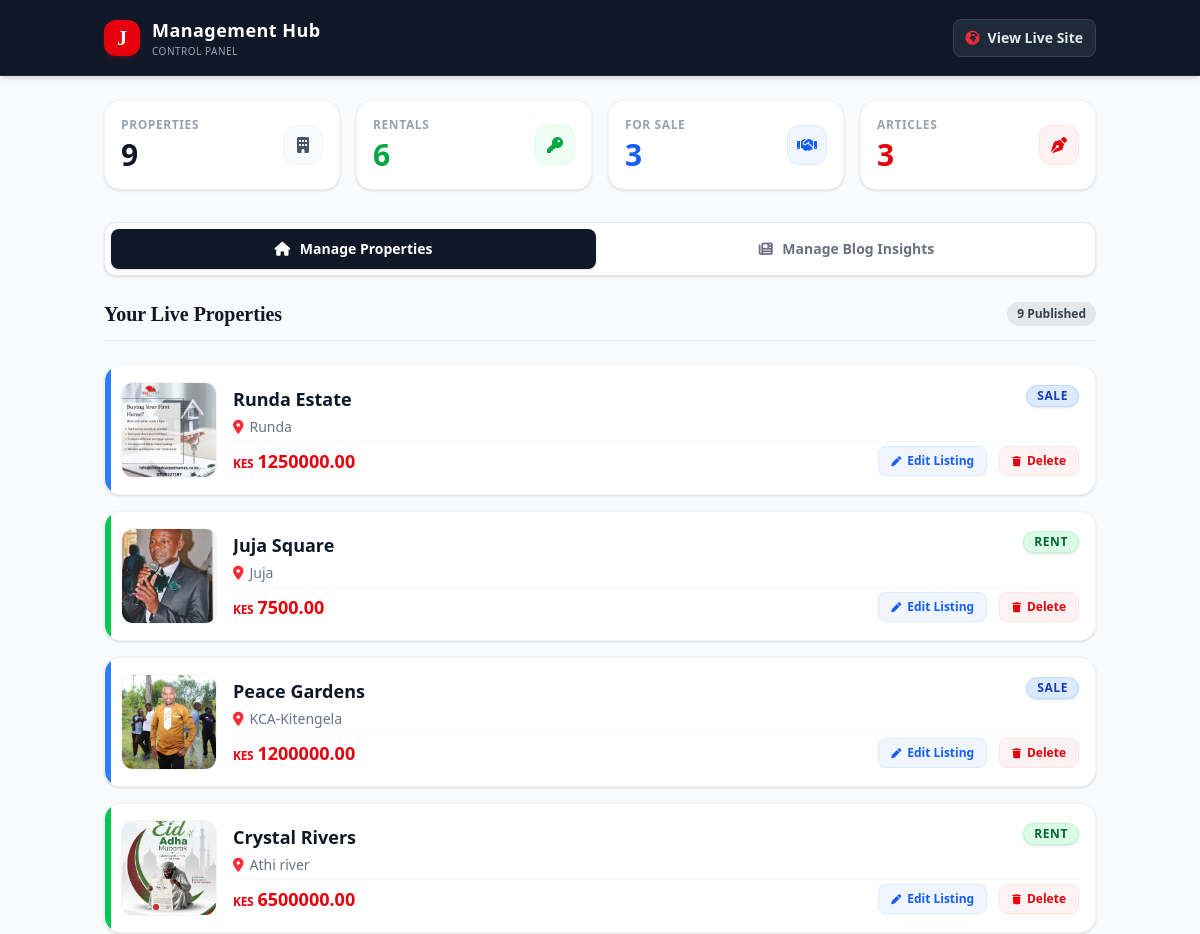
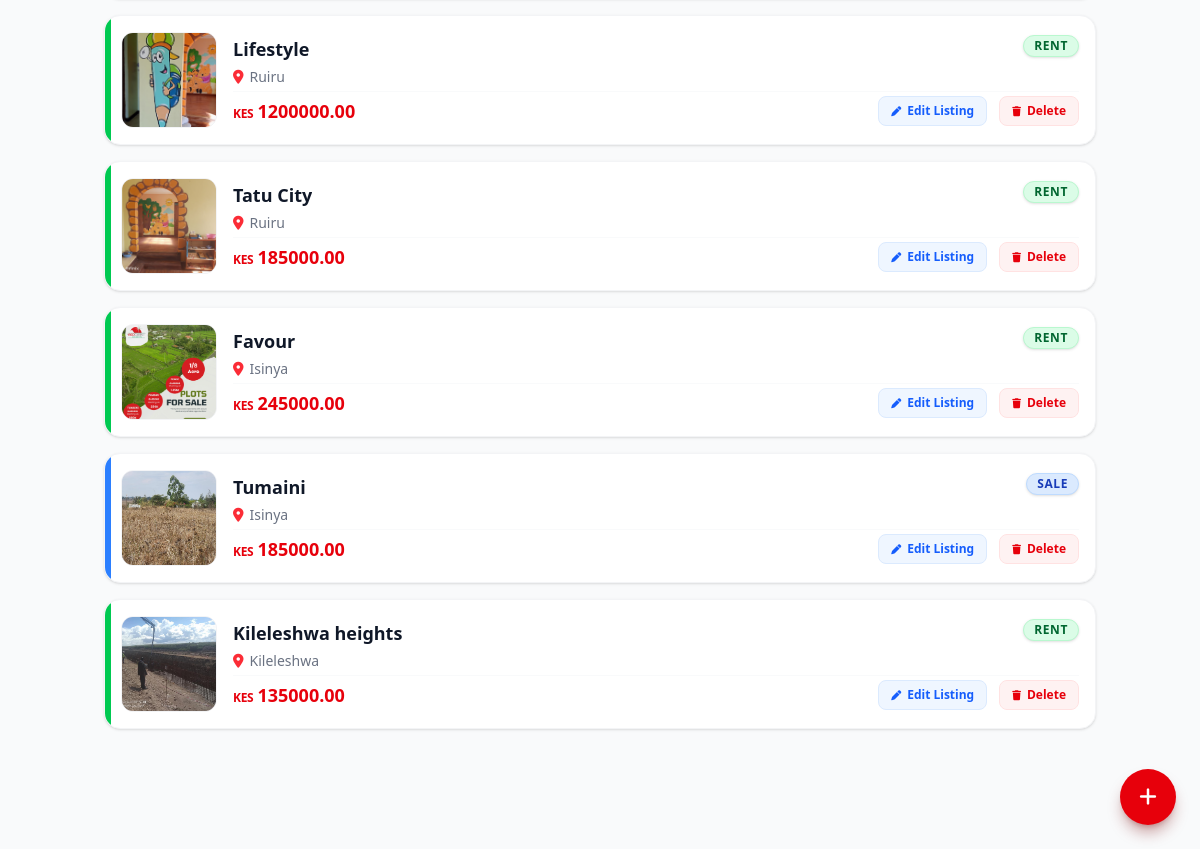
The page /management-hub/ (signed in) on the database its author committed (2 pictures, top to bottom).
### property/models.py (models this page shows, shortened)
class Property(models.Model):
    STATUS_CHOICES = [
        ('RENT', 'To Let'),
        ('SALE', 'For Sale'),
    ]
    TYPE_CHOICES = [
        ('APARTMENT', 'Apartment'),
        ('COMMERCIAL', 'Commercial Space'),
        ('LAND', 'Land / Plot'),
        ('TOWNHOUSE', 'Townhouse'),
    ]
    title = models.CharField(max_length=200)
    slug = models.SlugField(unique=True, blank=True, max_length=250)
    description = models.TextField()
    property_type = models.CharField(max_length=20, choices=TYPE_CHOICES, default='APARTMENT')
    status = models.CharField(max_length=10, choices=STATUS_CHOICES, default='RENT')
    price = models.DecimalField(max_digits=12, decimal_places=2)
    location = models.CharField(max_length=100, help_text="e.g. Juja, Westlands, Milimani")
    bedrooms = models.IntegerField(default=0, verbose_name="Bedrooms (0 for Land)")
    bathrooms = models.IntegerField(default=0, verbose_name="Bathrooms")
    parking_spaces = models.IntegerField(default=0, verbose_name="Parking Spaces")
    amenities = models.TextField(blank=True, help_text="Comma-separated list, e.g. Borehole, Backup Generator, Gym")
    main_image = models.ImageField(upload_to='properties/thumbnails/')
    maps_iframe_url = models.TextField(blank=True,
                                       help_text="Paste the src link inside the Google Maps embed code iframe")
    is_featured = models.BooleanField(default=False, help_text="Pin this property to the homepage featured grid")
    created_at = models.DateTimeField(auto_now_add=True)
    updated_at = models.DateTimeField(auto_now=True)
    class Meta:
        verbose_name_plural = "Properties"
        ordering = ['-created_at']

### property/views.py (the view)
# urls.py: path('management-hub/', views.custom_dashboard, name='custom_dashboard'),
@login_required
def custom_dashboard(request):
    properties = Property.objects.all().order_by('-created_at')
    posts = BlogPost.objects.all().order_by('-created_at')
    context = {
        'properties': properties,
        'total_properties': properties.count(),
        'active_rentals': properties.filter(status='RENT').count(),
        'active_sales': properties.filter(status='SALE').count(),
        'posts': posts,
        'total_posts': posts.count(),
    }
    return render(request, 'dashboard.html', context)

### property/templates/dashboard.html (shortened to what this page needs)
<!DOCTYPE html>
<html lang="en">
<head>
    <script src="https://cdn.jsdelivr.net/npm/@tailwindcss/browser@4"></script>
    <link rel="stylesheet" href="https://cdnjs.cloudflare.com/ajax/libs/font-awesome/6.4.0/css/all.min.css">
</head>
<body class="bg-gray-50 text-gray-800 font-sans pb-24 antialiased">
    <header class="bg-gray-900 text-white sticky top-0 z-50 shadow-md border-b border-gray-800">
        <div class="max-w-5xl mx-auto px-4 py-4 flex justify-between items-center">
            <div class="flex items-center gap-3">
                <div class="w-9 h-9 bg-red-600 text-white rounded-xl flex items-center justify-center font-serif font-black text-xl shadow-md shadow-red-900/30">J</div>
                <div>
                    <h1 class="font-bold tracking-wide text-base md:text-lg">Management Hub</h1>
                    <p class="text-[10px] text-gray-400 font-medium tracking-wider uppercase hidden sm:block">Control Panel</p>
                </div>
            </div>
            <a href="{% url 'home' %}" class="bg-gray-800 hover:bg-gray-700 text-gray-200 hover:text-white px-3 py-2 rounded-lg text-xs md:text-sm font-semibold flex items-center gap-2 border border-gray-700 transition duration-300">
                <i class="fa-solid fa-earth-africa text-red-500"></i> <span>View Live Site</span>
            </a>
        </div>
    </header>
    <div class="px-4 pt-6 pb-2 max-w-5xl mx-auto">
        <div class="grid grid-cols-2 sm:grid-cols-4 gap-3 md:gap-4">
            <div class="bg-white p-4 rounded-2xl shadow-sm border border-gray-100 flex items-center justify-between group hover:shadow-md transition duration-300">
                <div class="space-y-1">
                    <p class="text-[10px] md:text-xs text-gray-400 font-bold uppercase tracking-wider">Properties</p>
                    <p class="text-2xl md:text-3xl font-black text-gray-900">{{ total_properties }}</p>
                </div>
                <div class="w-10 h-10 bg-gray-50 text-gray-600 rounded-xl flex items-center justify-center text-md border border-gray-100">
                    <i class="fa-solid fa-building"></i>
                </div>
            </div>
            <div class="bg-white p-4 rounded-2xl shadow-sm border border-gray-100 flex items-center justify-between group hover:shadow-md transition duration-300">
                <div class="space-y-1">
                    <p class="text-[10px] md:text-xs text-gray-400 font-bold uppercase tracking-wider">Rentals</p>
                    <p class="text-2xl md:text-3xl font-black text-green-600">{{ active_rentals }}</p>
                </div>
                <div class="w-10 h-10 bg-green-50 text-green-600 rounded-xl flex items-center justify-center text-md border border-green-100">
                    <i class="fa-solid fa-key"></i>
                </div>
            </div>
            <div class="bg-white p-4 rounded-2xl shadow-sm border border-gray-100 flex items-center justify-between group hover:shadow-md transition duration-300">
                <div class="space-y-1">
                    <p class="text-[10px] md:text-xs text-gray-400 font-bold uppercase tracking-wider">For Sale</p>
                    <p class="text-2xl md:text-3xl font-black text-blue-600">{{ active_sales }}</p>
                </div>
                <div class="w-10 h-10 bg-blue-50 text-blue-600 rounded-xl flex items-center justify-center text-md border border-blue-100">
                    <i class="fa-solid fa-handshake"></i>
                </div>
            </div>
            <div class="bg-white p-4 rounded-2xl shadow-sm border border-gray-100 flex items-center justify-between group hover:shadow-md transition duration-300">
                <div class="space-y-1">
                    <p class="text-[10px] md:text-xs text-gray-400 font-bold uppercase tracking-wider">Articles</p>
                    <p class="text-2xl md:text-3xl font-black text-red-600">{{ total_posts|default:0 }}</p>
                </div>
                <div class="w-10 h-10 bg-red-50 text-red-600 rounded-xl flex items-center justify-center text-md border border-red-100">
                    <i class="fa-solid fa-pen-nib"></i>
                </div>
            </div>
        </div>
    </div>
    <div class="px-4 mt-6 max-w-5xl mx-auto">
        <div class="bg-white p-1.5 rounded-xl border border-gray-200 shadow-sm flex gap-2">
            <button onclick="switchTab('properties')" id="btn-tab-properties" class="flex-1 text-center font-bold text-xs md:text-sm py-2.5 rounded-lg bg-gray-900 text-white shadow transition-all duration-300 cursor-pointer">
                <i class="fa-solid fa-house mr-1.5"></i> Manage Properties
            </button>
            <button onclick="switchTab('blogs')" id="btn-tab-blogs" class="flex-1 text-center font-bold text-xs md:text-sm py-2.5 rounded-lg bg-transparent text-gray-500 hover:text-gray-900 transition-all duration-300 cursor-pointer">
                <i class="fa-solid fa-newspaper mr-1.5"></i> Manage Blog Insights
            </button>
        </div>
    </div>
    <div id="panel-properties" class="px-4 py-6 max-w-5xl mx-auto block">
        <div class="flex justify-between items-center mb-6 border-b border-gray-200 pb-3">
            <h2 class="text-xl font-bold text-gray-900 font-serif">Your Live Properties</h2>
            <span class="bg-gray-200 text-gray-700 text-xs font-bold px-2.5 py-1 rounded-full">{{ properties|length }} Published</span>
        </div>
        <div class="space-y-4">
            {% for property in properties %}
                <div class="bg-white p-4 rounded-2xl shadow-sm hover:shadow-md transition duration-300 border border-gray-100 flex flex-col sm:flex-row sm:items-center gap-4 relative overflow-hidden group">
                    <div class="absolute left-0 top-0 bottom-0 w-1.5 {% if property.status == 'RENT' %}bg-green-500{% else %}bg-blue-500{% endif %}"></div>
                    <div class="w-full sm:w-24 h-40 sm:h-24 rounded-xl bg-gray-100 shrink-0 overflow-hidden relative border border-gray-100">
                        {% if property.main_image %}
                            <img src="{{ property.main_image.url }}" class="w-full h-full object-cover group-hover:scale-105 transition duration-500">
                        {% else %}
                            <div class="w-full h-full flex flex-col items-center justify-center text-gray-400 gap-1 bg-gray-50">
                                <i class="fa-solid fa-image text-xl"></i>
                                <span class="text-[9px] font-bold uppercase tracking-wider">No Image</span>
                            </div>
                        {% endif %}
                    </div>
                    <div class="flex-grow min-w-0 flex flex-col justify-between h-full space-y-3 sm:space-y-1">
                        <div>
                            <div class="flex items-start justify-between gap-2 mb-1">
                                <h3 class="font-bold text-gray-900 text-base md:text-lg truncate group-hover:text-red-600 transition">{{ property.title }}</h3>
                                <span class="text-[10px] md:text-xs font-black tracking-wider uppercase px-2.5 py-0.5 rounded-full shrink-0 shadow-sm {% if property.status == 'RENT' %}bg-green-100 text-green-800 border border-green-200{% else %}bg-blue-100 text-blue-800 border border-blue-200{% endif %}">
                                    {{ property.status }}
                                </span>
                            </div>
                            <p class="text-xs md:text-sm text-gray-500 truncate flex items-center gap-1.5">
                                <i class="fa-solid fa-location-dot text-red-500 shrink-0"></i>
                                <span>{{ property.location }}</span>
                            </p>
                        </div>
                        <div class="flex flex-col sm:flex-row sm:items-center justify-between gap-3 pt-2 sm:pt-1 border-t border-gray-50">
                            <p class="text-base md:text-lg font-black text-red-600 flex items-baseline gap-0.5">
                                <span class="text-xs font-bold tracking-tight mr-0.5">KES</span>{{ property.price }}
                            </p>
                            <div class="flex items-center gap-3 self-end sm:self-auto">
                                <a href="{% url 'edit_property' property.id %}" class="bg-blue-50 text-blue-600 hover:bg-blue-600 hover:text-white px-3 py-1.5 rounded-lg text-xs font-bold transition flex items-center gap-1.5 border border-blue-100">
                                    <i class="fa-solid fa-pen text-[10px]"></i> Edit Listing
                                </a>
                                <form method="POST" action="{% url 'delete_property' property.id %}" onsubmit="return confirm('Are you sure you want to permanently delete this listing?');" class="inline">
                                    <button type="submit" class="bg-red-50 text-red-600 hover:bg-red-600 hover:text-white px-3 py-1.5 rounded-lg text-xs font-bold transition flex items-center gap-1.5 border border-red-100 cursor-pointer">
                                        <i class="fa-solid fa-trash text-[10px]"></i> Delete
                                    </button>
                                </form>
                            </div>
                        </div>
                    </div>
                </div>
            {% endfor %}
        </div>
    </div>
    <a href="{% url 'add_property' %}" id="floating-action-fab" class="fixed bottom-6 right-6 w-14 h-14 bg-red-600 hover:bg-green-600 text-white rounded-full flex items-center justify-center shadow-lg shadow-red-900/40 hover:shadow-xl hover:scale-110 transition duration-300 transform z-50 group" title="Add Item">
        <i class="fa-solid fa-plus text-xl group-hover:rotate-90 transition duration-300"></i>
    </a>
</body>
</html>

### rows shown on the page
Property: main_image (picture), title "Runda Estate", status "SALE", location "Runda", price "1250000.00"
Property: main_image (picture), title "Juja Square", status "RENT", location "Juja", price "7500.00"
Property: main_image (picture), title "Peace Gardens", status "SALE", location "KCA-Kitengela", price "1200000.00"
Property: main_image (picture), title "Crystal Rivers", status "RENT", location "Athi river", price "6500000.00"
Property: main_image (picture), title "Lifestyle", status "RENT", location "Ruiru", price "1200000.00"
Property: main_image (picture), title "Tatu City", status "RENT", location "Ruiru", price "185000.00"
Property: main_image (picture), title "Favour", status "RENT", location "Isinya", price "245000.00"
Property: main_image (picture), title "Tumaini", status "SALE", location "Isinya", price "185000.00"
Property: main_image (picture), title "Kileleshwa heights", status "RENT", location "Kileleshwa", price "135000.00"

### other values the page prints
{{ total_properties }} "9"
{{ active_rentals }} "6"
{{ active_sales }} "3"
{{ total_posts|default:0 }} "3"
{{ properties|length }} "9"
